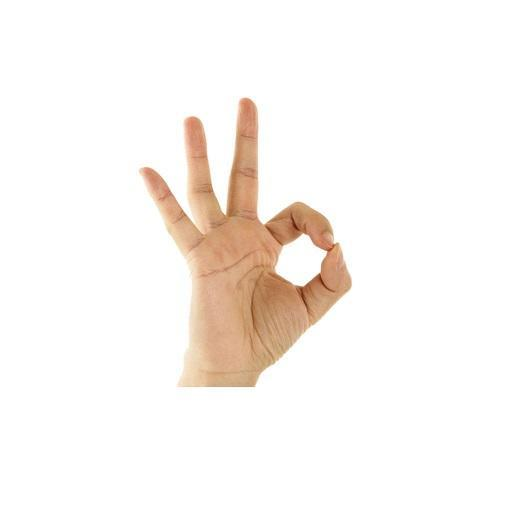
#> input picture opencv_study/4787.jpg, 512 x 512 px
$ python '16凸包检测.py'
#> lines starting #> are read from the running program, lines starting #| are printed output that depends on the picture; after the words box and inside, x2 and y2 are one past the last pixel; in counts of white or black regions, pixels touching at a corner belong together
import numpy as np
import cv2
# 轮廓检测
def show(img, title=''):
    cv2.imshow(title, img)
    cv2.waitKey(0)


# 边缘检测都是针对灰度图像
img = cv2.imread("4787.jpg", 0)
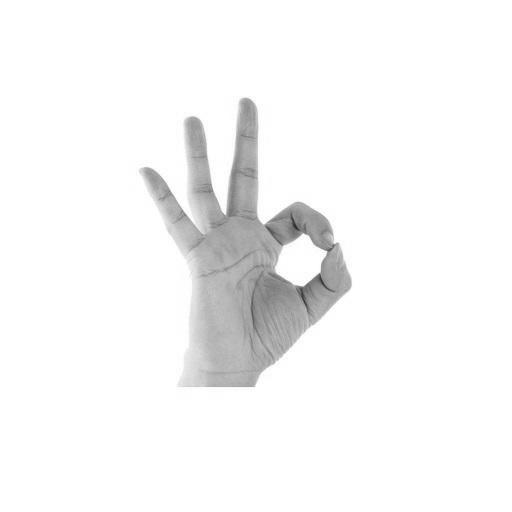
#> img: shape (512, 512); min 40, max 255, mean 246
show(img,'1')
oldImg = img.copy()  # 创建1个新对象
gau_shi = cv2.GaussianBlur(oldImg, [3, 3], 0)
canny = cv2.Canny(gau_shi, 50, 150)
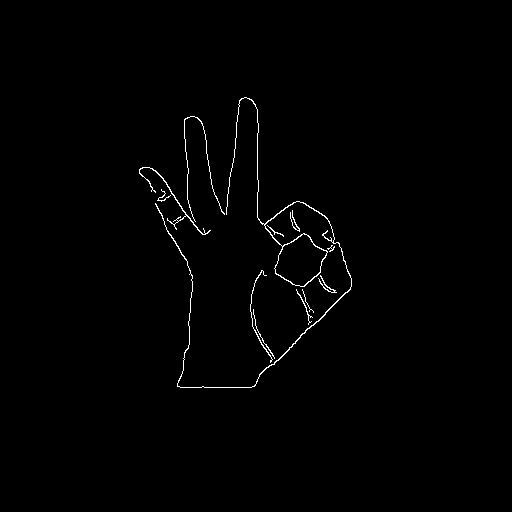
#> canny: shape (512, 512); 0.81% white in thin lines or dots, all inside (x1, y1, x2, y2) = (139, 97, 352, 388)
show(canny)
contours, hierarchy = cv2.findContours(canny, cv2.RETR_LIST, cv2.CHAIN_APPROX_SIMPLE)
#> contours = 13 contours, 8 with area under 20; largest, box (x1, y1, x2, y2) and area: (155, 97, 352, 388) 1966, (274, 233, 328, 287) 1704, (139, 167, 211, 235) 75, (250, 270, 273, 363) 25, (318, 275, 337, 293) 20

for i in range(len(contours)):
    # if cv2.isContourConvex(contours[i]): # 这个轮廓是不是凸的
        hull    = cv2.convexHull(contours[i]) # 得到凸包
        for h in hull: #遍历每个凸包，绘点
            oldImg = cv2.circle(oldImg, h[0], 2, [0, 0, 255], 5)
#> this loop made 13 passes
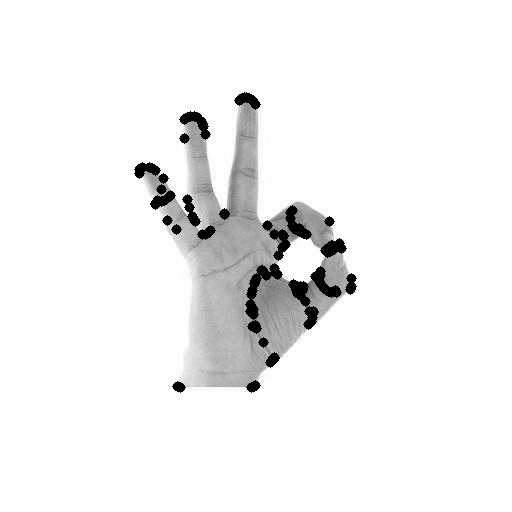
#> oldImg: shape (512, 512); 2.17% of pixels changed, all inside (x1, y1, x2, y2) = (134, 92, 357, 393)
# [6 lines of commented-out code are left out]
best_contours = contours[12]
#> best_contours = contour of 698 points, box (x1, y1, x2, y2) (155, 97, 352, 388), area 1966
img = cv2.drawContours(oldImg.copy(), contours, 12, (0, 0, 255), 3)
show(img,'draw')
hull = cv2.convexHull(best_contours)  # 得到凸包，顶点
#> hull = contour of 21 points, box (x1, y1, x2, y2) (155, 97, 352, 388), area 37203
for h in hull:
    oldImg = cv2.circle(oldImg, h[0], 5, [0, 0, 255], 5)
#> this loop made 21 passes
#> h on passes 1 to 12: [[351, 286]], [[350, 289]], [[255, 385]], [[254, 386]], [[251, 387]], [[180, 387]], [[177, 386]], [[155, 204]], [[155, 203]], [[239, 100]], [[241, 98]], [[244, 97]]
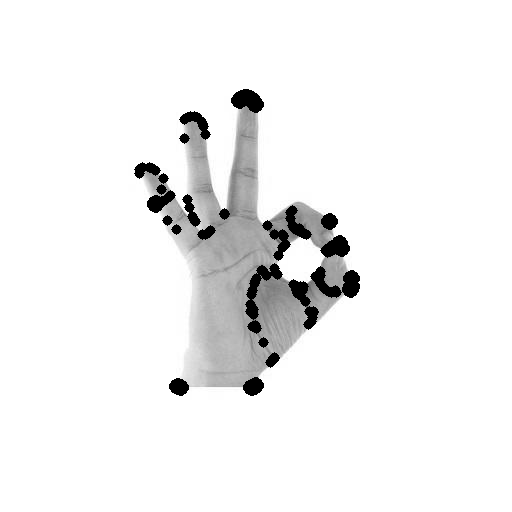
#> oldImg: shape (512, 512); min 0, max 255, mean 241
show(oldImg, 'point')
